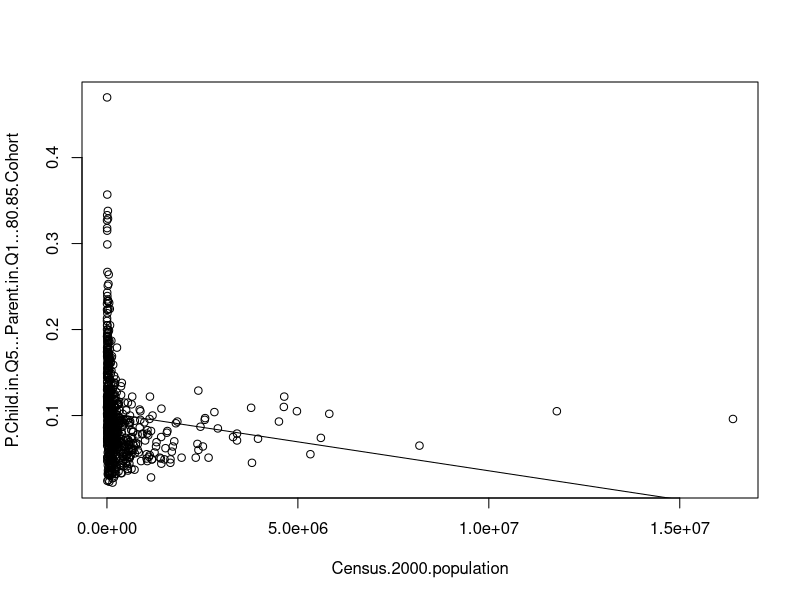
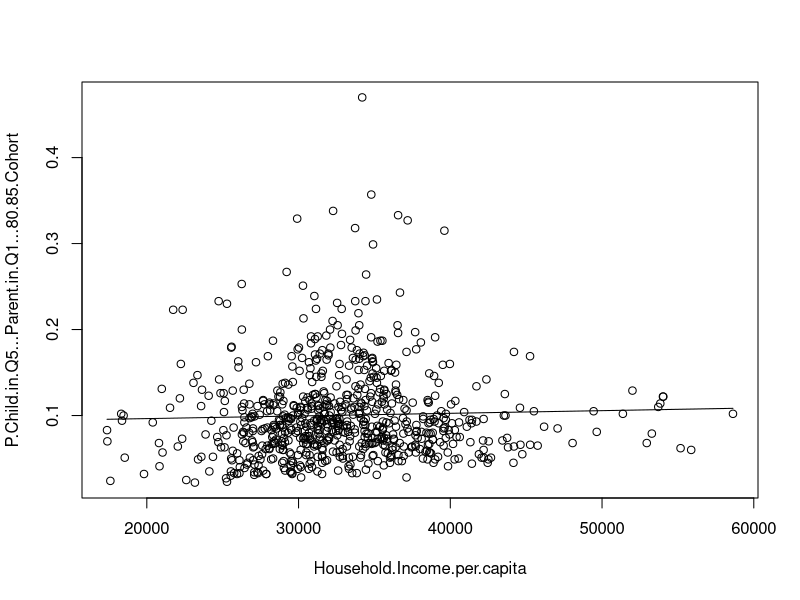
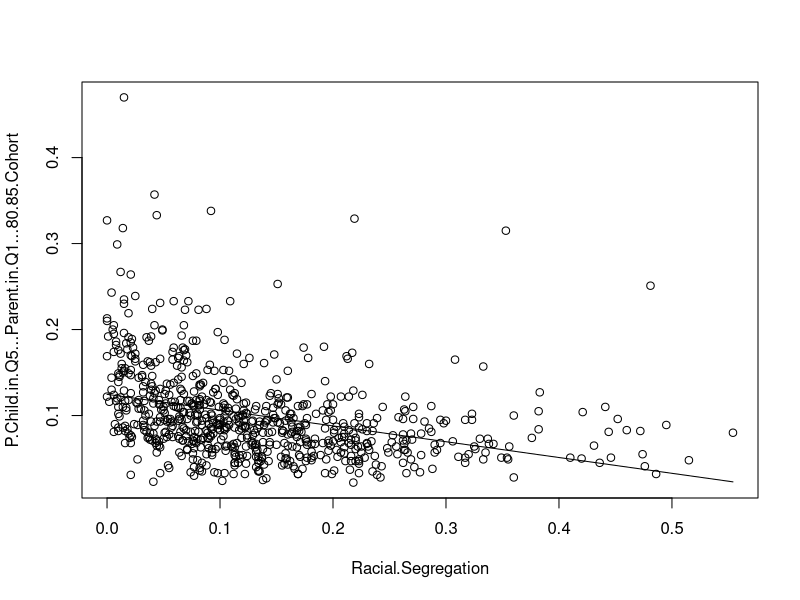
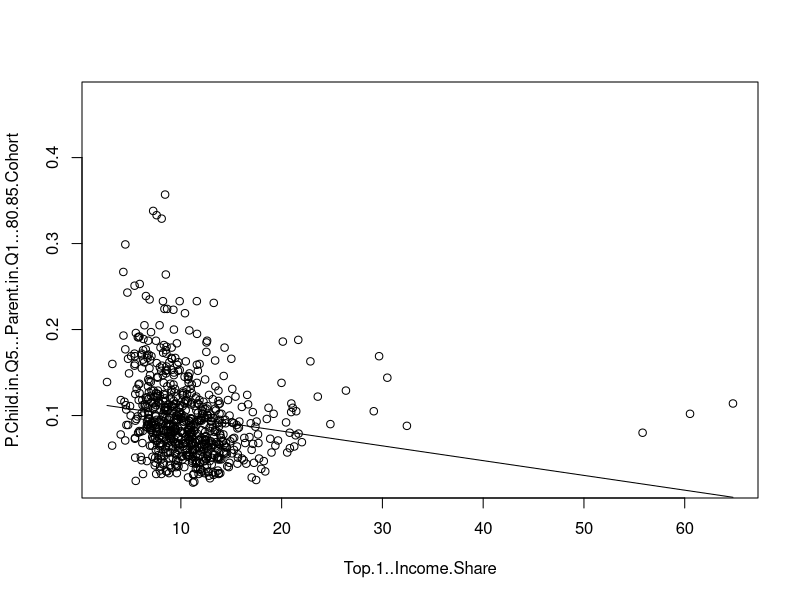
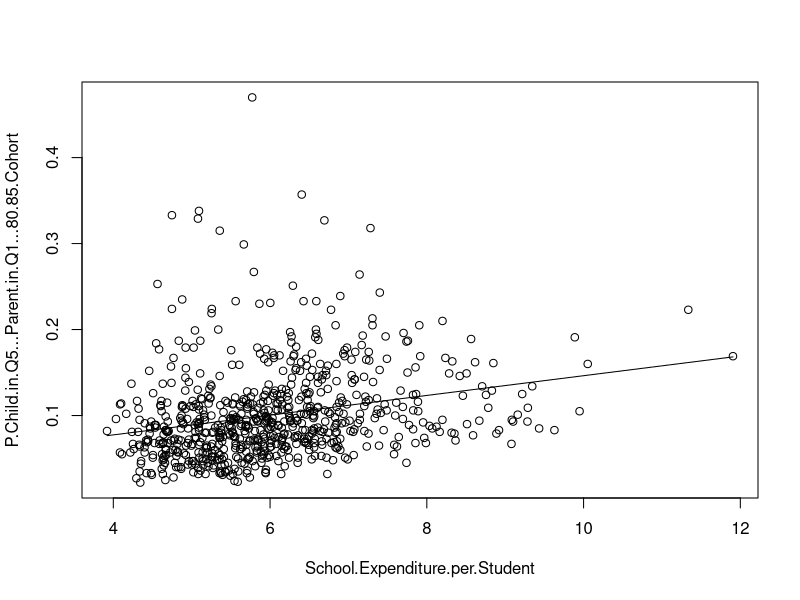
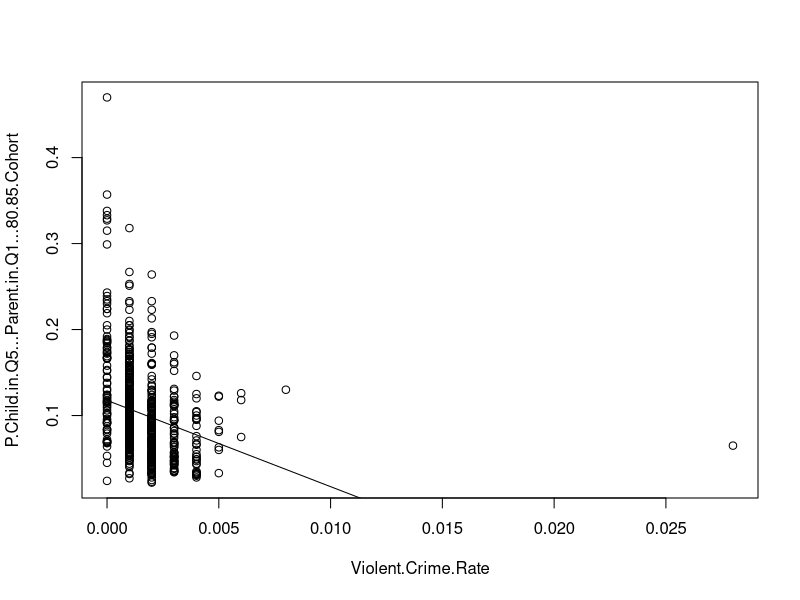
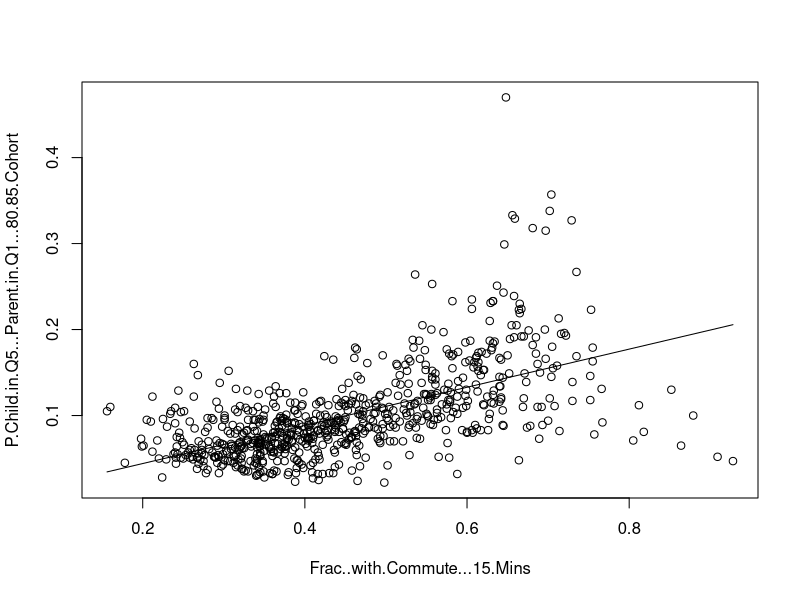
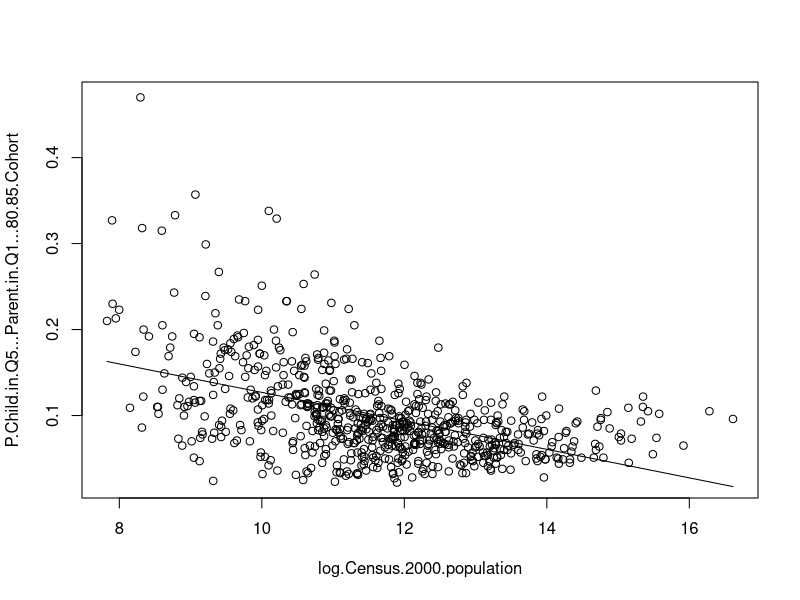

R code for these plots, in order:
setwd("/Users/lawrence/Desktop/stats790/Assignment1/")

X <- read.csv("ChettyEtAl_CZ_data.csv")
Y <- read.csv("ChettyEtAl_mobility.csv")

dim(X)  # Checking to see whether data has same number of rows; should be 741
dim(Y)

X[1,]   # looking for where X has an extra row
X[742,]
X <- X[1:741,]  # For some reason, X had a blank row at the bottom. Removed here

colnames(Y)  # Checking to see where the relevant mobility stat appears
             # turns out its in colum 7, "P.Child.in.Q5...Parent.in.Q1...80.85.Cohort"
Z <- Y[,7]  # This is our regressand, the variable we want to predict 

NAspots <- is.na(Z)
Z <- Z[!NAspots]
X <- X[!NAspots,]

#####################
#####################
##### PROBLEM A #####
#####################
#####################

colnames(X)
  # 4 - Population; 12 - household Income; 7 - Racial segregation
  # 14 - Top 1% income share; 21 - school expenditure per student
  # 37 - violent crime rate; 11 - % with short commute

for (i in c(4,12,7,14,21,37,11)) {
  myFit <- lm(Z ~ X[,i]); myFit
  png(filename = paste(colnames(X)[i],"_vs_mobility.png",sep=""), width = 400, height = 400)
  plot(X[,i],Z, xlab = colnames(X)[i], ylab = colnames(Y)[7])
  lines(range(X[,i], na.rm=TRUE), myFit$coefficients[1] + myFit$coefficients[2]*range(X[,i], na.rm=TRUE))
  dev.off()
}

myFit <- lm(Z ~ log(X[,4])); myFit
png(filename = paste("log.",colnames(X)[4],"_vs_mobility.png",sep=""), width = 400, height = 400)
plot(log(X[,4]),Z, xlab = paste("log.",colnames(X)[4],sep=""), ylab = colnames(Y)[7])
lines(range(log(X[,4]), na.rm=TRUE), myFit$coefficients[1] + myFit$coefficients[2]*range(log(X[,4]), na.rm=TRUE))
dev.off()

#####################
#####################
##### PROBLEM B #####
#####################
#####################

#####################################################################
# Regress against racial segregation, using Gaussian kernel smoothing
#####################################################################

myKSmooth <- function(x, y, kernel = c("box", "normal"), bandwidth = 0.5,
                      range.x = range(x), x.points)
{
  # performs ksmooth, and fills in NA predictions with 1-nearest neighbor projections
  # (which is a very good approximation of kernel smoothing in a region of sparse data,
  # which is where ksmooth can erroneously give NA)
  myFit <- ksmooth(x,y,kernel=kernel,bandwidth=bandwidth,range.x=range.x,x.points=x.points)
    # ... run ksmooth
  for ( j in c( 1:length(x.points) )[is.na(myFit$y)] )
      # Loop through all indices j where this fit gives an NA projection
    myFit$y[j] <- mean(y[which.min(abs(x-x.points[j]))])
      # "which.min" finds the index (or indices) i where x[i] gets closest to the x coord
      #   x.points[j] corresponding to the missing y value. 
      # "y[ ... ]" takes the input y-value corresponding to those x[i]. 
      # "mean( ... )" averages in case of an exact tie
  myFit
}

myBand <- sqrt(var(X[,7],na.rm=TRUE)); myBand
mySeq <- seq(from = min(X[,7],na.rm=TRUE),to = max(X[,7],na.rm=TRUE), length.out = 4000)
myFit <- lm(Z ~ X[,7])$coefficients

png(filename = paste("KSmooth_",colnames(X)[7],"_vs_mobility.png",sep=""), width = 400, height = 400)
plot(X[,7],Z, xlab = colnames(X)[7], ylab = colnames(Y)[7], col="grey")
lines(myKSmooth(X[,7], Z, "normal", bandwidth = myBand/3, x.points = mySeq), col = "green")
lines(myKSmooth(X[,7], Z, "normal", bandwidth = myBand, x.points = mySeq), col = "blue")
lines(myKSmooth(X[,7], Z, "normal", bandwidth = myBand*3, x.points = mySeq), col = "red")
lines(myKSmooth(X[,7], Z, "normal", bandwidth = 9*myBand, x.points = mySeq), col = "magenta")
lines(myKSmooth(X[,7], Z, "normal", bandwidth = 27*myBand, x.points = mySeq), col = "orange")
lines(range(X[,7], na.rm=TRUE), myFit[1] + myFit[2]*range(X[,7], na.rm=TRUE))
legend("topright",legend = c("linear", paste("h =",round(27*myBand,4)), paste("h =",round(9*myBand,4)), 
                             paste("h =",round(3*myBand,4)), paste("h =",round(myBand,4)), 
                             paste("h =",round(myBand/3,4))),
       lty = rep("solid",6), col = c("black", "orange", "magenta", "red", "blue", "green"))
dev.off()

###########################################################
# 10-fold cross-validation for kernel smoothing and lin reg
###########################################################

# Z has 729 entries
myAssign <- c(rep(1:10,72),1:9)
  # We represent each 10-fold split as a sequence of seventy
  #   three 1s, 2s, ..., 9s, and seventy two 10s
  # To generate a new split, we permute this sequence

numSplits <- 100
  # number of times to run cross-validation for each regression method
bWs <- myBand*c(27,9,3,1,1/3)
numBands <- length(bWs)
ksMSE <- rep(0,numBands)
  # MSE in ksmooth with h in bWs
lrMSE <- 0
  # MSE in linear regression

for (i in 1:numSplits) {
  myAssign <- sample(myAssign)
    # generate a new 10-fold split
    # to minimize the number of times we need to do this, we use the same split for each of our regressions
  for (m in 1:numBands) {
      # cycle through the chosen bandwidths for kernel smoothing
    for (j in 1:10) {
      ksMSE[m] = ksMSE[m] + 
        sum((myKSmooth(X[myAssign != j,7], Z, "normal", bandwidth = bWs[m], x.points = X[myAssign == j,7])$y
             - Z[myAssign == j])^2)
    }
  }
    # now do linear regression
  for (j in 1:10) {
    myFit <- lm( Z[myAssign!=j] ~ X[myAssign != j,7] )$coefficients
    lrMSE <- lrMSE + sum((myFit[1] + myFit[2]*X[myAssign==j,7] - Z[myAssign==j])^2)
  }
}
ksMSE <- ksMSE / (729*numSplits); ksMSE
lrMSE <- lrMSE / (729*numSplits); lrMSE


##################################################################
# Now let's try k nearest neighbors, again with racial segregation
##################################################################

library(FNN)
mySeq <- matrix(mySeq, byrow = TRUE)
myFit <- lm(Z ~ X[,7])$coefficients

png(filename = paste("KNN_",colnames(X)[7],"_vs_mobility.png",sep=""), width = 400, height = 400)
plot(X[,7],Z, xlab = colnames(X)[7], ylab = colnames(Y)[7], col="grey")
lines(mySeq, knn.reg(train = X[,7], test = mySeq, y = Z, k = 20)$pred,
      col = "green")
lines(mySeq, knn.reg(train = X[,7], test = mySeq, y = Z, k = 40)$pred,
      col = "magenta")
lines(mySeq, knn.reg(train = X[,7], test = mySeq, y = Z, k = 80)$pred,
      col = "blue")
lines(mySeq, knn.reg(train = X[,7], test = mySeq, y = Z, k = 160)$pred,
      col = "red")
lines(range(X[,7], na.rm=TRUE), myFit[1] + myFit[2]*range(X[,7], na.rm=TRUE))
legend("topright",legend = c("linear", "k = 160", "k = 80", "k = 40", "k = 20"),
       lty = rep("solid",6), col = c("black", "red", "blue", "magenta", "green"))
dev.off()

##########################################################
# 10-fold cross-validation for kNN and lin reg
##########################################################

numSplits <- 100
# number of times to run cross-validation for each regression method
k <- c(160,80,40,20)
numBands <- length(k)
knnMSE <- rep(0,numBands)
  # MSE in ksmooth with h in bWs
lrMSE <- 0
  # MSE in linear regression

for (i in 1:numSplits) {
  myAssign <- sample(myAssign)
  # generate a new 10-fold split
  # to minimize the number of times we need to do this, we use the same split for each of our regressions
  for (m in 1:numBands) {
    # cycle through the chosen bandwidths for kernel smoothing
    for (j in 1:10) {
      knnMSE[m] = knnMSE[m] + 
        sum( ( knn.reg(train = X[myAssign!=j,7], test = matrix(X[myAssign==j,7],byrow=TRUE), 
                       y = Z[myAssign!=j], k = k[m])$pred - Z[myAssign == j] )^2 )
    }
  }
  # now do linear regression
  for (j in 1:10) {
    myFit <- lm( Z[myAssign!=j] ~ X[myAssign != j,7] )$coefficients
    lrMSE <- lrMSE + sum((myFit[1] + myFit[2]*X[myAssign==j,7] - Z[myAssign==j])^2)
  }
}
knnMSE <- knnMSE / (729*numSplits); knnMSE
lrMSE <- lrMSE / (729*numSplits); lrMSE

#####################
#####################
##### PROBLEM C #####
#####################
#####################

##############
# ADA prob 3 #
##############

# We do not want to include CZ (identification number) in our regression, as this
# is unique for each census zone. Likewise, CZ Name is not useful.

# We could in principle include state as a factor, but with the large number of 
# distinct states (51, including DC) relative to the size of the data set and 
# several states with very few CZs, we runa serious risk of overfitting state 
# differences and washing out the signal in our other factors.

##################################################################################################
# Ignoring CZ, Name, and State, but otherwise keeping covariates and throwing away incomplete rows
##################################################################################################

dim(X)
  # 729 x 41
myFit <- lm(Z ~ as.matrix(X[,4:41]))
summary(myFit)
  # Residual std error: .02021

################################################################
# Alternatively, also throwing away highly incomplete covariates
################################################################

completeRows <- complete.cases(X)
sum(completeRows)
  # 418 rows are complete
naCount <- rep(0,41)
for(j in 1:41) naCount[j] <- sum(is.na(X[,j]))
naCount
  # there are four covariates in which lots (> 100) of data is missing, in columns 24:27
  # in all other covariates, at most 27 entries missing
sum(is.na(X[,24]) | is.na(X[,25]) | is.na(X[,26]) | is.na(X[,27]))
  # 258 out of 729 rows in which at least one of these is missing
colnames(X)[24:27]
  # HS dropout rate; num colleges per capita; college tuition; college grad rate
  # In the previous regression, only num colleges per capita was a significant regressor

newX <- as.matrix(X[,c(4:23,28:41)])
  # Exclude the first three columns
sum(complete.cases(newX))
  # counting complete rows now; up from 418 to 633
summary(lm(Z[completeRows] ~ newX[completeRows,]))
  # Before fitting all rows that are now complete, we try the regression on 
  #   the 418 rows that were complete previously, with the reduced set of covariates
  # residual std error: 0.02037
  # looks like a modest increase from when we included the education covariates
myFit <- lm(Z ~ newX)
summary(myFit)


##############
# ADA prob 4 #
##############

which(X[,2] == "Pittsburgh")
  # row 229
complete.cases(X[229,])
  # TRUE, so we could use either the regression including educational factors or
  # the one without
Z[229]
  # Find the mobility of Pittsburgh
PittPrediction <-  sum(myFit$coefficients * c(1,newX[229,])); PittPrediction
  # Find predicted mobility. Hey, not bad!
  # Could use myFit$fitted.values, but then would need to find which row in the 
  # reduced matrix, after removing incompletes, is Pittsburgh.
  # I prefer seeing the linear algebra

colnames(newX)
  # 30 - violent crime rate; 5 - income segregation; 11 - top 1% income share

PittPrediction + myFit$coefficients[31] * newX[229,30]
  # predicted mobility in Pittsburgh if violent crime doubled
PittPrediction - myFit$coefficients[31] * (newX[229,30] / 2)
  # predicted mobility in Pittsburgh if violent crime halved

((1 - PittPrediction) / myFit$coefficients[6]) + newX[229,5]
  # the expression inside parentheses computes how much income segregation
  # would need to change for mobility to reach 1; then we add how much
  # income segregation we already have to find the final value needed
newX[229,11] - (PittPrediction / myFit$coefficients[12])
  # the expression inside parentheses computes how much top 1% income share
  # would need to change for mobility to reach 0; then we add how much
  # income share they already have

##############
# ADA prob 5 #
##############

sum(Z*X[,4]) / sum(X[,4])
  # average mobility over census zones, weighted by population

# This problem is asking about changing college tuition, so we need to go 
#   back to the regression that includes that covariate
# College tuition is X[,26]

myFit <- lm(Z ~ as.matrix(X[,4:41]))
myFit$coefficients[24]
# Because myFit includes an intercept but excludes X[1:3,] terms, 
# myFit$coefficients[24] is the coeff associated with college tuition

PredChange <- -1 * myFit$coefficients[24] * X[,26]
  # predicted mobility change if tuition sent to 0
range(PredChange , na.rm = TRUE)
mean(PredChange , na.rm=TRUE)
median(PredChange, na.rm=TRUE)

sum(Z[!is.na(X[,26])]*X[!is.na(X[,26]),4]) / sum(X[!is.na(X[,26]),4])
  # pop-weighted average mobility over CZs where we have college tuition data
  # (slightly lower than overall pop-weighted average mobility)

sum(PredChange * X[,4], na.rm=TRUE) / sum(X[!is.na(X[,26]),4])
  # pop-weighted average predicted change in mobility over CZs where we have 
  # tuition data

# For the last part of the problem, we need the std error associated with 
# myFit$coefficients[24]. From summary(myFit), this is approx. 3.599e-07.
